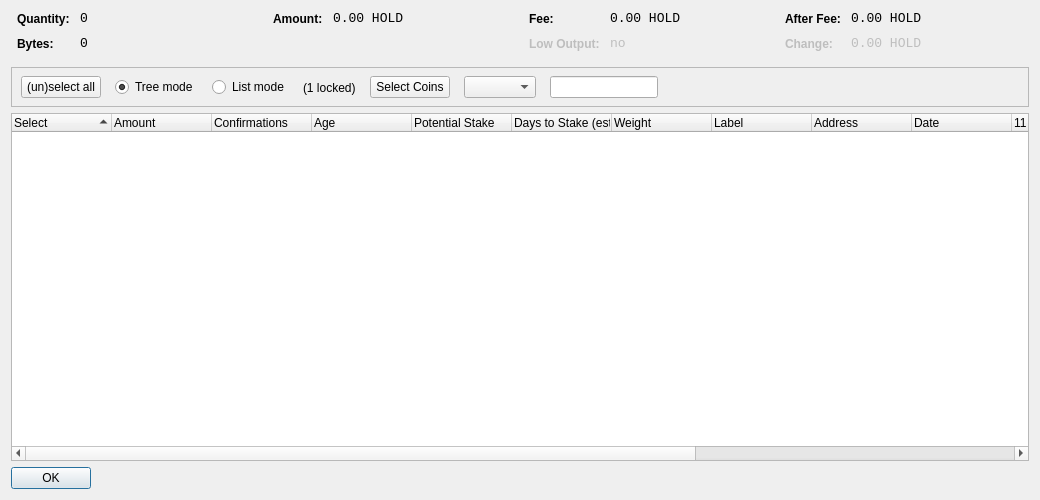
<?xml version="1.0" encoding="UTF-8"?>
<ui version="4.0">
    <class>CoinControlDialog</class>
    <widget class="QDialog" name="CoinControlDialog">
        <property name="geometry">
            <rect>
                <x>0</x>
                <y>0</y>
                <width>1040</width>
                <height>500</height>
            </rect>
        </property>
        <property name="windowTitle">
            <string>Coin Control</string>
        </property>
        <layout class="QVBoxLayout" name="verticalLayout">
            <item>
                <layout class="QHBoxLayout" name="horizontalLayoutTop" stretch="0,0,0,0">
                    <property name="topMargin">
                        <number>0</number>
                    </property>
                    <property name="bottomMargin">
                        <number>10</number>
                    </property>
                    <item>
                        <layout class="QFormLayout" name="formLayoutCoinControl1">
                            <property name="horizontalSpacing">
                                <number>10</number>
                            </property>
                            <property name="verticalSpacing">
                                <number>10</number>
                            </property>
                            <property name="leftMargin">
                                <number>6</number>
                            </property>
                            <property name="rightMargin">
                                <number>6</number>
                            </property>
                            <item row="0" column="0">
                                <widget class="QLabel" name="labelCoinControlQuantityText">
                                    <property name="styleSheet">
                                        <string notr="true">font-weight:bold;</string>
                                    </property>
                                    <property name="text">
                                        <string>Quantity:</string>
                                    </property>
                                </widget>
                            </item>
                            <item row="0" column="1">
                                <widget class="QLabel" name="labelCoinControlQuantity">
                                    <property name="font">
                                        <font>
                                            <family>Monospace</family>
                                            <pointsize>10</pointsize>
                                        </font>
                                    </property>
                                    <property name="cursor">
                                        <cursorShape>IBeamCursor</cursorShape>
                                    </property>
                                    <property name="contextMenuPolicy">
                                        <enum>Qt::ActionsContextMenu</enum>
                                    </property>
                                    <property name="text">
                                        <string notr="true">0</string>
                                    </property>
                                    <property name="textInteractionFlags">
                                        <set>
                                            Qt::LinksAccessibleByMouse|Qt::TextSelectableByKeyboard|Qt::TextSelectableByMouse
                                        </set>
                                    </property>
                                </widget>
                            </item>
                            <item row="1" column="0">
                                <widget class="QLabel" name="labelCoinControlBytesText">
                                    <property name="styleSheet">
                                        <string notr="true">font-weight:bold;</string>
                                    </property>
                                    <property name="text">
                                        <string>Bytes:</string>
                                    </property>
                                </widget>
                            </item>
                            <item row="1" column="1">
                                <widget class="QLabel" name="labelCoinControlBytes">
                                    <property name="font">
                                        <font>
                                            <family>Monospace</family>
                                            <pointsize>10</pointsize>
                                        </font>
                                    </property>
                                    <property name="cursor">
                                        <cursorShape>IBeamCursor</cursorShape>
                                    </property>
                                    <property name="contextMenuPolicy">
                                        <enum>Qt::ActionsContextMenu</enum>
                                    </property>
                                    <property name="text">
                                        <string notr="true">0</string>
                                    </property>
                                    <property name="textInteractionFlags">
                                        <set>
                                            Qt::LinksAccessibleByMouse|Qt::TextSelectableByKeyboard|Qt::TextSelectableByMouse
                                        </set>
                                    </property>
                                </widget>
                            </item>
                        </layout>
                    </item>
                    <item>
                        <layout class="QFormLayout" name="formLayoutCoinControl2">
                            <property name="horizontalSpacing">
                                <number>10</number>
                            </property>
                            <property name="verticalSpacing">
                                <number>10</number>
                            </property>
                            <property name="leftMargin">
                                <number>6</number>
                            </property>
                            <property name="rightMargin">
                                <number>6</number>
                            </property>
                            <item row="0" column="0">
                                <widget class="QLabel" name="labelCoinControlAmountText">
                                    <property name="styleSheet">
                                        <string notr="true">font-weight:bold;</string>
                                    </property>
                                    <property name="text">
                                        <string>Amount:</string>
                                    </property>
                                </widget>
                            </item>
                            <item row="0" column="1">
                                <widget class="QLabel" name="labelCoinControlAmount">
                                    <property name="font">
                                        <font>
                                            <family>Monospace</family>
                                            <pointsize>10</pointsize>
                                        </font>
                                    </property>
                                    <property name="cursor">
                                        <cursorShape>IBeamCursor</cursorShape>
                                    </property>
                                    <property name="contextMenuPolicy">
                                        <enum>Qt::ActionsContextMenu</enum>
                                    </property>
                                    <property name="text">
                                        <string notr="true">0.00 HOLD</string>
                                    </property>
                                    <property name="textInteractionFlags">
                                        <set>
                                            Qt::LinksAccessibleByMouse|Qt::TextSelectableByKeyboard|Qt::TextSelectableByMouse
                                        </set>
                                    </property>
                                </widget>
                            </item>
                        </layout>
                    </item>
                    <item>
                        <layout class="QFormLayout" name="formLayoutCoinControl3">
                            <property name="horizontalSpacing">
                                <number>10</number>
                            </property>
                            <property name="verticalSpacing">
                                <number>10</number>
                            </property>
                            <property name="leftMargin">
                                <number>6</number>
                            </property>
                            <property name="rightMargin">
                                <number>6</number>
                            </property>
                            <item row="0" column="0">
                                <widget class="QLabel" name="labelCoinControlFeeText">
                                    <property name="styleSheet">
                                        <string notr="true">font-weight:bold;</string>
                                    </property>
                                    <property name="text">
                                        <string>Fee:</string>
                                    </property>
                                </widget>
                            </item>
                            <item row="0" column="1">
                                <widget class="QLabel" name="labelCoinControlFee">
                                    <property name="font">
                                        <font>
                                            <family>Monospace</family>
                                            <pointsize>10</pointsize>
                                        </font>
                                    </property>
                                    <property name="cursor">
                                        <cursorShape>IBeamCursor</cursorShape>
                                    </property>
                                    <property name="contextMenuPolicy">
                                        <enum>Qt::ActionsContextMenu</enum>
                                    </property>
                                    <property name="text">
                                        <string notr="true">0.00 HOLD</string>
                                    </property>
                                    <property name="textInteractionFlags">
                                        <set>
                                            Qt::LinksAccessibleByMouse|Qt::TextSelectableByKeyboard|Qt::TextSelectableByMouse
                                        </set>
                                    </property>
                                </widget>
                            </item>
                            <item row="1" column="0">
                                <widget class="QLabel" name="labelCoinControlLowOutputText">
                                    <property name="enabled">
                                        <bool>false</bool>
                                    </property>
                                    <property name="styleSheet">
                                        <string notr="true">font-weight:bold;</string>
                                    </property>
                                    <property name="text">
                                        <string>Low Output:</string>
                                    </property>
                                </widget>
                            </item>
                            <item row="1" column="1">
                                <widget class="QLabel" name="labelCoinControlLowOutput">
                                    <property name="enabled">
                                        <bool>false</bool>
                                    </property>
                                    <property name="font">
                                        <font>
                                            <family>Monospace</family>
                                            <pointsize>10</pointsize>
                                        </font>
                                    </property>
                                    <property name="cursor">
                                        <cursorShape>IBeamCursor</cursorShape>
                                    </property>
                                    <property name="contextMenuPolicy">
                                        <enum>Qt::ActionsContextMenu</enum>
                                    </property>
                                    <property name="text">
                                        <string notr="true">no</string>
                                    </property>
                                    <property name="textInteractionFlags">
                                        <set>
                                            Qt::LinksAccessibleByMouse|Qt::TextSelectableByKeyboard|Qt::TextSelectableByMouse
                                        </set>
                                    </property>
                                </widget>
                            </item>
                        </layout>
                    </item>
                    <item>
                        <layout class="QFormLayout" name="formLayoutCoinControl4">
                            <property name="fieldGrowthPolicy">
                                <enum>QFormLayout::AllNonFixedFieldsGrow</enum>
                            </property>
                            <property name="horizontalSpacing">
                                <number>10</number>
                            </property>
                            <property name="verticalSpacing">
                                <number>10</number>
                            </property>
                            <property name="leftMargin">
                                <number>6</number>
                            </property>
                            <property name="rightMargin">
                                <number>6</number>
                            </property>
                            <item row="0" column="0">
                                <widget class="QLabel" name="labelCoinControlAfterFeeText">
                                    <property name="styleSheet">
                                        <string notr="true">font-weight:bold;</string>
                                    </property>
                                    <property name="text">
                                        <string>After Fee:</string>
                                    </property>
                                </widget>
                            </item>
                            <item row="0" column="1">
                                <widget class="QLabel" name="labelCoinControlAfterFee">
                                    <property name="font">
                                        <font>
                                            <family>Monospace</family>
                                            <pointsize>10</pointsize>
                                        </font>
                                    </property>
                                    <property name="cursor">
                                        <cursorShape>IBeamCursor</cursorShape>
                                    </property>
                                    <property name="contextMenuPolicy">
                                        <enum>Qt::ActionsContextMenu</enum>
                                    </property>
                                    <property name="text">
                                        <string notr="true">0.00 HOLD</string>
                                    </property>
                                    <property name="textInteractionFlags">
                                        <set>
                                            Qt::LinksAccessibleByMouse|Qt::TextSelectableByKeyboard|Qt::TextSelectableByMouse
                                        </set>
                                    </property>
                                </widget>
                            </item>
                            <item row="1" column="0">
                                <widget class="QLabel" name="labelCoinControlChangeText">
                                    <property name="enabled">
                                        <bool>false</bool>
                                    </property>
                                    <property name="styleSheet">
                                        <string notr="true">font-weight:bold;</string>
                                    </property>
                                    <property name="text">
                                        <string>Change:</string>
                                    </property>
                                </widget>
                            </item>
                            <item row="1" column="1">
                                <widget class="QLabel" name="labelCoinControlChange">
                                    <property name="enabled">
                                        <bool>false</bool>
                                    </property>
                                    <property name="font">
                                        <font>
                                            <family>Monospace</family>
                                            <pointsize>10</pointsize>
                                        </font>
                                    </property>
                                    <property name="cursor">
                                        <cursorShape>IBeamCursor</cursorShape>
                                    </property>
                                    <property name="contextMenuPolicy">
                                        <enum>Qt::ActionsContextMenu</enum>
                                    </property>
                                    <property name="text">
                                        <string notr="true">0.00 HOLD</string>
                                    </property>
                                    <property name="textInteractionFlags">
                                        <set>
                                            Qt::LinksAccessibleByMouse|Qt::TextSelectableByKeyboard|Qt::TextSelectableByMouse
                                        </set>
                                    </property>
                                </widget>
                            </item>
                        </layout>
                    </item>
                </layout>
            </item>
            <item>
                <widget class="QFrame" name="frame">
                    <property name="minimumSize">
                        <size>
                            <width>0</width>
                            <height>40</height>
                        </size>
                    </property>
                    <property name="frameShape">
                        <enum>QFrame::StyledPanel</enum>
                    </property>
                    <property name="frameShadow">
                        <enum>QFrame::Sunken</enum>
                    </property>
                    <widget class="QWidget" name="horizontalLayoutWidget">
                        <property name="geometry">
                            <rect>
                                <x>10</x>
                                <y>0</y>
                                <width>781</width>
                                <height>41</height>
                            </rect>
                        </property>
                        <layout class="QHBoxLayout" name="horizontalLayoutPanel" stretch="0,0,0,0,0,0,0">
                            <property name="spacing">
                                <number>14</number>
                            </property>
                            <item>
                                <widget class="QPushButton" name="pushButtonSelectAll">
                                    <property name="sizePolicy">
                                        <sizepolicy hsizetype="Maximum" vsizetype="Fixed">
                                            <horstretch>0</horstretch>
                                            <verstretch>0</verstretch>
                                        </sizepolicy>
                                    </property>
                                    <property name="text">
                                        <string>(un)select all</string>
                                    </property>
                                </widget>
                            </item>
                            <item>
                                <widget class="QRadioButton" name="radioTreeMode">
                                    <property name="sizePolicy">
                                        <sizepolicy hsizetype="Maximum" vsizetype="Fixed">
                                            <horstretch>0</horstretch>
                                            <verstretch>0</verstretch>
                                        </sizepolicy>
                                    </property>
                                    <property name="text">
                                        <string>Tree mode</string>
                                    </property>
                                    <property name="checked">
                                        <bool>true</bool>
                                    </property>
                                </widget>
                            </item>
                            <item>
                                <widget class="QRadioButton" name="radioListMode">
                                    <property name="sizePolicy">
                                        <sizepolicy hsizetype="Maximum" vsizetype="Fixed">
                                            <horstretch>0</horstretch>
                                            <verstretch>0</verstretch>
                                        </sizepolicy>
                                    </property>
                                    <property name="text">
                                        <string>List mode</string>
                                    </property>
                                </widget>
                            </item>
                            <item>
                                <widget class="QLabel" name="labelLocked">
                                    <property name="text">
                                        <string notr="true">(1 locked)</string>
                                    </property>
                                </widget>
                            </item>
                            <item>
                                <widget class="QPushButton" name="pushButtonCustomCC">
                                    <property name="text">
                                        <string>Select Coins</string>
                                    </property>
                                </widget>
                            </item>
                            <item>
                                <widget class="QComboBox" name="QComboBoxFilterCoins"/>
                            </item>
                            <item>
                                <widget class="QLineEdit" name="lineEditCustomCC">
                                    <property name="enabled">
                                        <bool>true</bool>
                                    </property>
                                    <property name="sizePolicy">
                                        <sizepolicy hsizetype="Fixed" vsizetype="Fixed">
                                            <horstretch>0</horstretch>
                                            <verstretch>0</verstretch>
                                        </sizepolicy>
                                    </property>
                                    <property name="baseSize">
                                        <size>
                                            <width>50</width>
                                            <height>0</height>
                                        </size>
                                    </property>
                                </widget>
                            </item>
                            <item>
                                <spacer name="horizontalSpacer">
                                    <property name="orientation">
                                        <enum>Qt::Horizontal</enum>
                                    </property>
                                    <property name="sizeHint" stdset="0">
                                        <size>
                                            <width>40</width>
                                            <height>20</height>
                                        </size>
                                    </property>
                                </spacer>
                            </item>
                        </layout>
                    </widget>
                </widget>
            </item>
            <item>
                <widget class="CoinControlTreeWidget" name="treeWidget">
                    <property name="contextMenuPolicy">
                        <enum>Qt::CustomContextMenu</enum>
                    </property>
                    <property name="sortingEnabled">
                        <bool>false</bool>
                    </property>
                    <property name="columnCount">
                        <number>15</number>
                    </property>
                    <attribute name="headerShowSortIndicator" stdset="0">
                        <bool>true</bool>
                    </attribute>
                    <attribute name="headerStretchLastSection">
                        <bool>false</bool>
                    </attribute>
                    <column>
                        <property name="text">
                            <string>Select</string>
                        </property>
                    </column>
                    <column>
                        <property name="text">
                            <string>Amount</string>
                        </property>
                    </column>
                    <column>
                        <property name="text">
                            <string>Confirmations</string>
                        </property>
                        <property name="toolTip">
                            <string>Confirmed</string>
                        </property>
                    </column>
                    <column>
                        <property name="text">
                            <string>Age</string>
                            /** age **/
                        </property>
                    </column>
                    <column>
                        <property name="text">
                            <string>Potential Stake</string>
                        </property>
                    </column>
                    <column>
                        <property name="text">
                            <string>Days to Stake (est.)</string>
                        </property>
                    </column>
                    <column>
                        <property name="text">
                            <string>Weight</string>
                        </property>
                    </column>
                    <column>
                        <property name="text">
                            <string>Label</string>
                        </property>
                    </column>
                    <column>
                        <property name="text">
                            <string>Address</string>
                        </property>
                    </column>
                    <column>
                        <property name="text">
                            <string>Date</string>
                        </property>
                    </column>
                    <column>
                        <property name="text">
                            <string/>
                        </property>
                    </column>
                    <column>
                        <property name="text">
                            <string/>
                        </property>
                    </column>
                    <column>
                        <property name="text">
                            <string/>
                        </property>
                    </column>
                    <column>
                        <property name="text">
                            <string/>
                        </property>
                    </column>
                    <column>
                        <property name="text">
                            <string/>
                        </property>
                    </column>
                </widget>
            </item>
            <item>
                <widget class="QDialogButtonBox" name="buttonBox">
                    <property name="sizePolicy">
                        <sizepolicy hsizetype="Maximum" vsizetype="Fixed">
                            <horstretch>0</horstretch>
                            <verstretch>0</verstretch>
                        </sizepolicy>
                    </property>
                    <property name="orientation">
                        <enum>Qt::Horizontal</enum>
                    </property>
                    <property name="standardButtons">
                        <set>QDialogButtonBox::Ok</set>
                    </property>
                </widget>
            </item>
        </layout>
    </widget>
    <customwidgets>
        <customwidget>
            <class>CoinControlTreeWidget</class>
            <extends>QTreeWidget</extends>
            <header>coincontroltreewidget.h</header>
        </customwidget>
    </customwidgets>
    <resources/>
    <connections/>
</ui>
